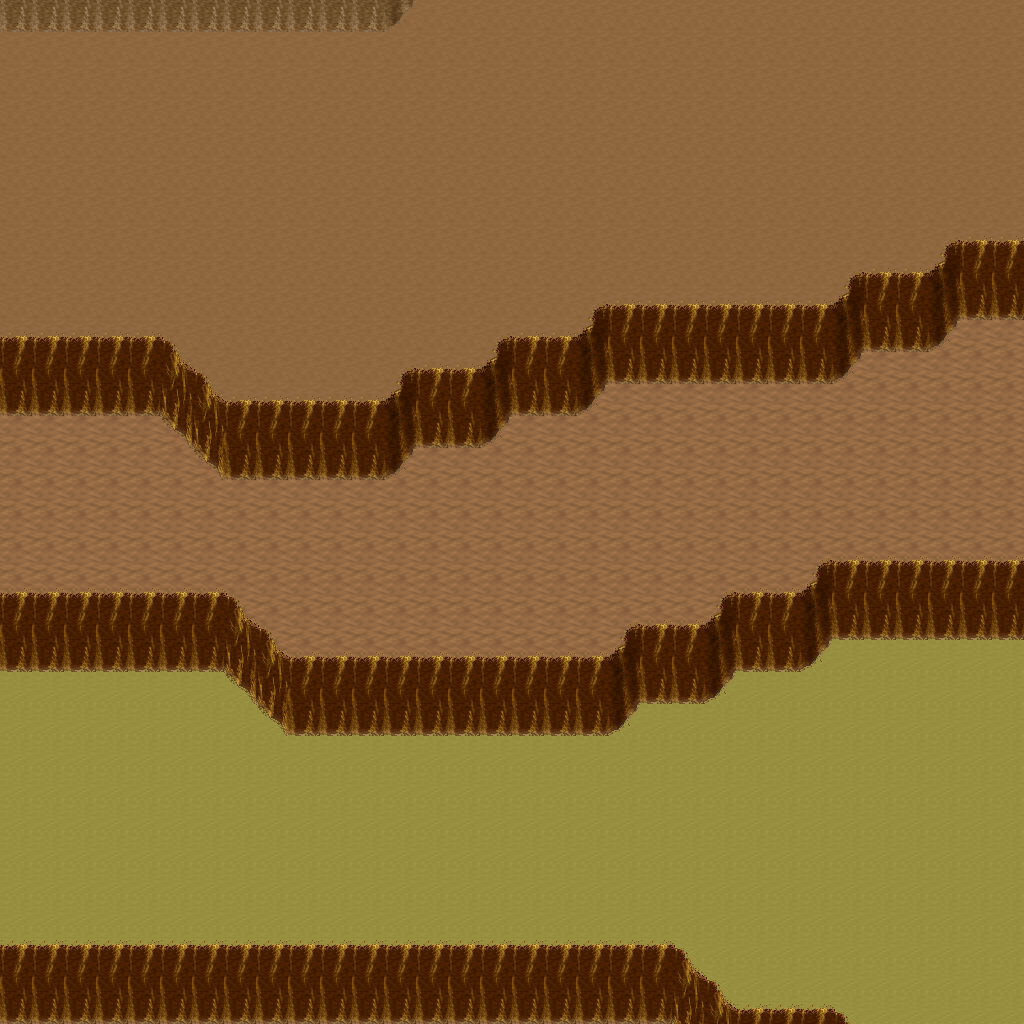

This game map was drawn from its Tiled (.tmx) file and the tilesets committed beside it. A one-line description and the trimmed map source follow:
An orthogonal 32x32 tile map with 32x32 px tiles, 5 tile layers (Ground, Objects, Objects2, Above, ...), 1 hidden layer not drawn, 8 tilesets.

<map version="1.10" tiledversion="1.11.0" orientation="orthogonal" renderorder="right-down" width="32" height="32" tilewidth="32" tileheight="32" infinite="0" nextlayerid="11" nextobjectid="1">
 <tileset firstgid="1" name="logic_collision" tilewidth="32" tileheight="32" tilecount="1" columns="1">
  <image source="../drawable/logic_collision.png" width="32" height="32" />
 </tileset>
 <tileset firstgid="2" name="ground_ground" tilewidth="32" tileheight="32" tilecount="33" columns="3">
  <image source="../drawable/ground_ground.png" width="96" height="352" />
 </tileset>
 <tileset firstgid="35" name="ground_ridge_earth_pale" tilewidth="32" tileheight="32" tilecount="96" columns="12">
  <image source="../drawable/ground_ridge_earth_pale.png" width="384" height="256" />
 </tileset>
 <tileset firstgid="131" name="ground_ridge_earth_dark" tilewidth="32" tileheight="32" tilecount="96" columns="12">
  <image source="../drawable/ground_ridge_earth_dark.png" width="384" height="256" />
 </tileset>
 <tileset firstgid="227" name="terrain_desert" tilewidth="32" tileheight="32" tilecount="88" columns="8">
  <image source="../drawable/terrain_desert.png" width="256" height="352" />
 </tileset>
 <tileset firstgid="315" name="plant_tree_tree_darkgreen" tilewidth="32" tileheight="32" tilecount="88" columns="8">
  <image source="../drawable/plant_tree_tree_darkgreen.png" width="256" height="352" />
 </tileset>
 <tileset firstgid="403" name="ground_sand_2" tilewidth="32" tileheight="32" tilecount="15" columns="5">
  <image source="../drawable/ground_sand_2.png" width="160" height="96" />
 </tileset>
 <tileset firstgid="418" name="plant_cactus_2" tilewidth="32" tileheight="32" tilecount="10" columns="5">
  <image source="../drawable/plant_cactus_2.png" width="160" height="64" />
 </tileset>
 <layer id="1" name="Ground" width="32" height="32">
  <data>[1024 cells, 1024 non-empty, 3 distinct tile ids]</data>
 </layer>
 <layer id="2" name="Objects" width="32" height="32">
  <data>[1024 cells, 289 non-empty, 13 distinct tile ids]</data>
 </layer>
 <layer id="3" name="Objects2" width="32" height="32">
  <data>[1024 cells, 0 non-empty, 0 distinct tile ids]</data>
 </layer>
 <layer id="4" name="Above" width="32" height="32">
  <data>[1024 cells, 0 non-empty, 0 distinct tile ids]</data>
 </layer>
 <layer id="5" name="Above2" width="32" height="32">
  <data>[1024 cells, 0 non-empty, 0 distinct tile ids]</data>
 </layer>
 <layer id="6" name="Walkable" width="32" height="32" visible="0">
  <data>[1024 cells, 185 non-empty, 1 distinct tile ids]</data>
 </layer>
 <objectgroup id="7" name="Mapevents" />
 <objectgroup id="8" name="Spawn" />
 <objectgroup id="9" name="Keys" />
 <objectgroup id="10" name="Replace" />
</map>
